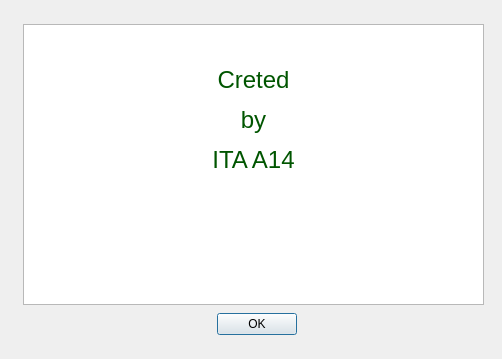
<?xml version="1.0" encoding="UTF-8"?>
<ui version="4.0">
 <class>Dialog</class>
 <widget class="QDialog" name="Dialog">
  <property name="geometry">
   <rect>
    <x>0</x>
    <y>0</y>
    <width>502</width>
    <height>359</height>
   </rect>
  </property>
  <property name="mouseTracking">
   <bool>false</bool>
  </property>
  <property name="windowTitle">
   <string>Dialog</string>
  </property>
  <widget class="QDialogButtonBox" name="buttonBox">
   <property name="geometry">
    <rect>
     <x>210</x>
     <y>310</y>
     <width>93</width>
     <height>28</height>
    </rect>
   </property>
   <property name="orientation">
    <enum>Qt::Horizontal</enum>
   </property>
   <property name="standardButtons">
    <set>QDialogButtonBox::Ok</set>
   </property>
   <property name="centerButtons">
    <bool>true</bool>
   </property>
  </widget>
  <widget class="QTextEdit" name="textEdit">
   <property name="geometry">
    <rect>
     <x>23</x>
     <y>24</y>
     <width>461</width>
     <height>281</height>
    </rect>
   </property>
   <property name="html">
    <string>&lt;!DOCTYPE HTML PUBLIC &quot;-//W3C//DTD HTML 4.0//EN&quot; &quot;http://www.w3.org/TR/REC-html40/strict.dtd&quot;&gt;
&lt;html&gt;&lt;head&gt;&lt;meta name=&quot;qrichtext&quot; content=&quot;1&quot; /&gt;&lt;style type=&quot;text/css&quot;&gt;
p, li { white-space: pre-wrap; }
&lt;/style&gt;&lt;/head&gt;&lt;body style=&quot; font-family:'MS Shell Dlg 2'; font-size:7.8pt; font-weight:400; font-style:normal;&quot;&gt;
&lt;p align=&quot;center&quot; style=&quot; margin-top:12px; margin-bottom:12px; margin-left:0px; margin-right:0px; -qt-block-indent:0; text-indent:0px;&quot;&gt;&lt;br /&gt;&lt;/p&gt;
&lt;p align=&quot;center&quot; style=&quot; margin-top:12px; margin-bottom:12px; margin-left:0px; margin-right:0px; -qt-block-indent:0; text-indent:0px;&quot;&gt;&lt;span style=&quot; font-size:18pt; color:#005500;&quot;&gt;Creted&lt;/span&gt;&lt;/p&gt;
&lt;p align=&quot;center&quot; style=&quot; margin-top:12px; margin-bottom:12px; margin-left:0px; margin-right:0px; -qt-block-indent:0; text-indent:0px;&quot;&gt;&lt;span style=&quot; font-size:18pt; color:#005500;&quot;&gt;by&lt;/span&gt;&lt;/p&gt;
&lt;p align=&quot;center&quot; style=&quot; margin-top:12px; margin-bottom:12px; margin-left:0px; margin-right:0px; -qt-block-indent:0; text-indent:0px;&quot;&gt;&lt;span style=&quot; font-size:18pt; color:#005500;&quot;&gt;ITA A14&lt;/span&gt;&lt;/p&gt;
&lt;p align=&quot;center&quot; style=&quot; margin-top:12px; margin-bottom:12px; margin-left:0px; margin-right:0px; -qt-block-indent:0; text-indent:0px;&quot;&gt;&lt;br /&gt;&lt;/p&gt;&lt;/body&gt;&lt;/html&gt;</string>
   </property>
  </widget>
 </widget>
 <resources/>
 <connections>
  <connection>
   <sender>buttonBox</sender>
   <signal>accepted()</signal>
   <receiver>Dialog</receiver>
   <slot>accept()</slot>
   <hints>
    <hint type="sourcelabel">
     <x>248</x>
     <y>254</y>
    </hint>
    <hint type="destinationlabel">
     <x>157</x>
     <y>274</y>
    </hint>
   </hints>
  </connection>
  <connection>
   <sender>buttonBox</sender>
   <signal>rejected()</signal>
   <receiver>Dialog</receiver>
   <slot>reject()</slot>
   <hints>
    <hint type="sourcelabel">
     <x>316</x>
     <y>260</y>
    </hint>
    <hint type="destinationlabel">
     <x>286</x>
     <y>274</y>
    </hint>
   </hints>
  </connection>
 </connections>
</ui>
